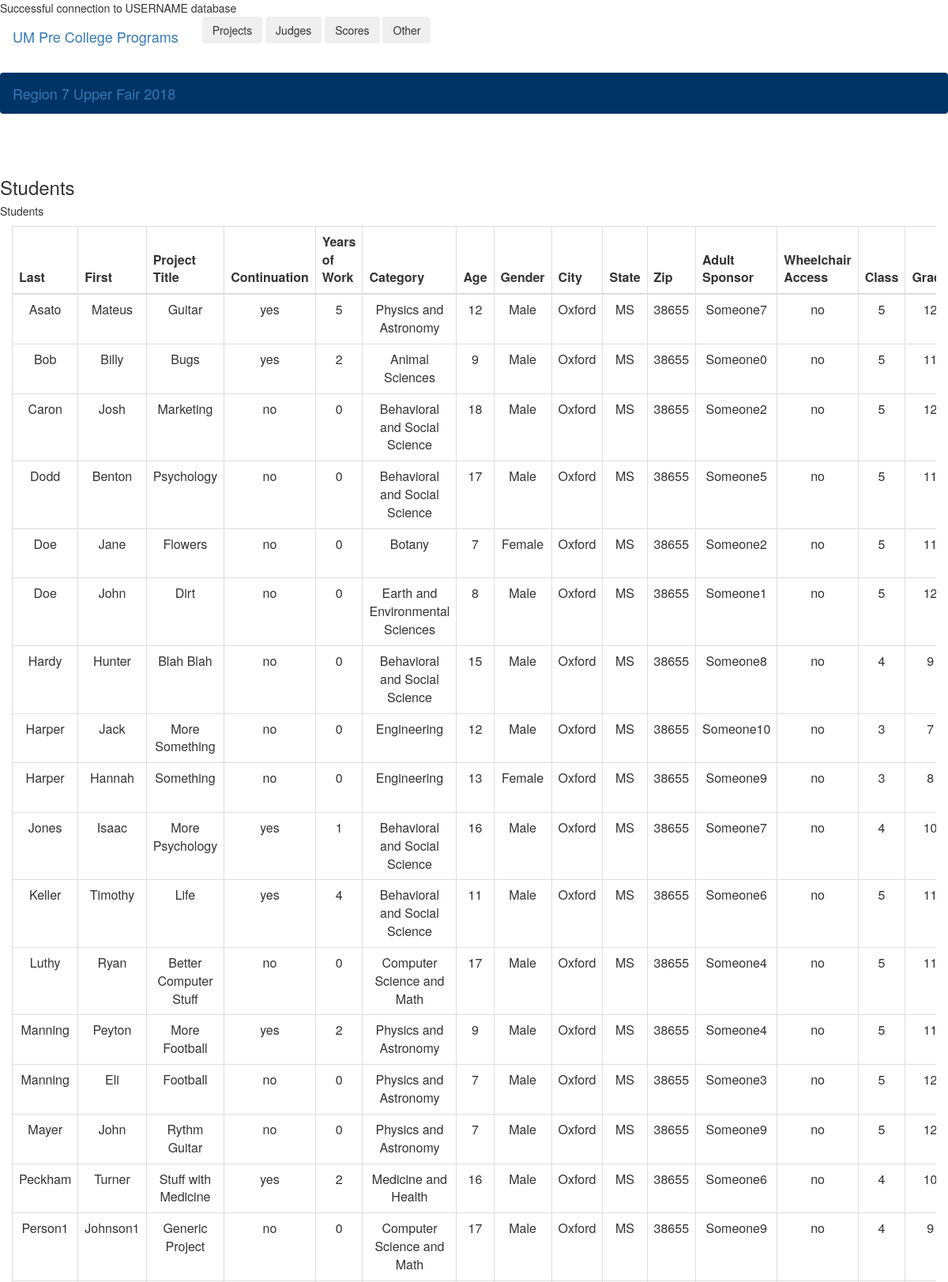
Screenshot of /CRUDsp/readProjectsName.php?id=1 (upper part) with the database file from the repository.
### tables this page shows
CREATE TABLE Registration (
    RegistrationID int NOT NULL AUTO_INCREMENT,
    LName varchar(50) NOT NULL,
    FName varchar(50) NOT NULL,
    ProjTitle varchar(255) NOT NULL,
    Continuation varchar(3) NOT NULL,
    NumYears int NOT NULL,
    Age int NOT NULL,
    Gender varchar(10) NOT NULL,
    City varchar(45) NOT NULL,
    State varchar(2) NOT NULL,
    Zip int NOT NULL,
    AdultSponsor varchar(100) NOT NULL,
    WheelchairAccess varchar(3) NULL,
    FKFairID int NOT NULL,
    FKSchoolID int NOT NULL,
    FKCategoryID int NOT NULL,
    FKClassID int NOT NULL,
    Score1 int NULL,
    Score2 int NULL,
    Total decimal(4,1) NULL,
    ZScore1 decimal(10,8) NULL,
    ZScore2 decimal(10,8) NULL,
    AverageZ decimal(10,8) NULL,
    Rank int NULL,
    CONSTRAINT Registration_pk PRIMARY KEY (RegistrationID)
);

CREATE TABLE Category (
    CategoryID int NOT NULL,
    Description varchar(120) NOT NULL,
    CONSTRAINT Category_pk PRIMARY KEY (CategoryID)
);

CREATE TABLE Class (
    ClassID int NOT NULL AUTO_INCREMENT,
    Class int NOT NULL,
    Grade int NOT NULL,
    CONSTRAINT Class_pk PRIMARY KEY (ClassID)
);

### CRUDsp/readProjectsName.php (the view, shortened to what this page needs)
<DOCTYPE! html>
<html lang="en">
<?php
	require_once("included_functions.php");
	$mysqli = db_connection();
	if (isset($_GET['id']) && $_GET['id'] != "") {
		$ID = $_GET['id'];
		$query1 = "Select * from Fair where FairID = ".$ID;
		$result = $mysqli->query($query1);
		if ($result && $result->num_rows > 0) {
			$query = "Select distinct FKRegistrationID from TeamMembers";
			$result = $mysqli->query($query);
			$tmArray = array();
			if ($result) {
				while ($row = $result->fetch_assoc()) {
					array_push($tmArray, $row['FKRegistrationID']);
				}
				$query = "Select RegistrationID, LName, FName, ProjTitle, Continuation, NumYears as `Years of Work`, Category.Description as `Category`, Age, Gender, Registration.City as `RCity`, State, Zip, AdultSponsor, WheelchairAccess, Class, Grade, SName, KeyTeacher, School.City as `SCity`, Type from ";
				$query .= "Fair inner join Registration on FairID = FKFairID ";
				$query .= "inner join Class on FKClassID = ClassID ";
				$query .= "inner join School on FKSchoolID = SchoolID ";
				$query .= "inner join Category on FKCategoryID = CategoryID ";
				$query .= "where FairID = ".$ID;
				$query .= " order by LName";
				$result = $mysqli->query($query);
				if ($result && $result->num_rows > 0) {
					echo "<div class='container-fluid'>";
					echo "<br><br>";
					echo "<div class='row justify-content-center'";
					echo "<head>";
					echo "<h3 class='d-none d-md-block'>Students</h3>";
        			echo "<h5 class='d-md-none'>Students</h5>";
					echo "</head>";
					echo "</div>";
					echo "<div class='table-responsive'>";
					echo "<table class='table table-bordered table-hover'>";
					echo "<thead class='thead-dark text-center'>";
					echo "<tr>";
					echo "<th scope='col'>Last</th>";
					echo "<th scope='col'>First</th>";
					echo "<th scope='col'>Project Title</th>";
					echo "<th scope='col'>Continuation</th>";
					echo "<th scope='col'>Years of Work</th>";
					echo "<th scope='col'>Category</th>";
					echo "<th scope='col'>Age</th>";
					echo "<th scope='col'>Gender</th>";
					echo "<th scope='col'>City</th>";
					echo "<th scope='col'>State</th>";
					echo "<th scope='col'>Zip</th>";
					echo "<th scope='col'>Adult Sponsor</th>";
					echo "<th scope='col'>Wheelchair Access</th>";
					echo "<th scope='col'>Class</th>";
					echo "<th scope='col'>Grade</th>";
					echo "</tr>";
					echo "</thead>";
					echo "<tbody>";
					while ($row = $result->fetch_assoc()) {
						if (!(in_array($row['RegistrationID'], $tmArray))) {
							echo "<tr>";
							echo "<td class='text-center'>".$row['LName']."</td>";
							echo "<td class='text-center'>".$row['FName']."</td>";
							echo "<td class='text-center'>".$row['ProjTitle']."</td>";
							echo "<td class='text-center'>".$row['Continuation']."</td>";
							echo "<td class='text-center'>".$row['Years of Work']."</td>";
							echo "<td class='text-center'>".$row['Category']."</td>";
							echo "<td class='text-center'>".$row['Age']."</td>";
							echo "<td class='text-center'>".$row['Gender']."</td>";
							echo "<td class='text-center'>".$row['RCity']."</td>";
							echo "<td class='text-center'>".$row['State']."</td>";
							echo "<td class='text-center'>".$row['Zip']."</td>";
							echo "<td class='text-center'>".$row['AdultSponsor']."</td>";
							echo "<td class='text-center'>".$row['WheelchairAccess']."</td>";
							echo "<td class='text-center'>".$row['Class']."</td>";
							echo "<td class='text-center'>".$row['Grade']."</td>";
							echo "</tr>";
						}
					}
					echo "</tbody>";
					echo "</table>";
					echo "</div>";
					echo "<br /><br />";
					echo "</head>";
					echo "</div>";
				} else {
					$_SESSION["message"] = "Unable to view Students";
           			header("Location: FairHome.php?id=".$ID);
           			exit;
				}
			}
			echo "<br /><br />";
			echo "<br /><br /><br /><br /><br /><br />";
		} else {
			$_SESSION["message"] = "Error! Fair could not be found.";
            header("Location: SFindex.php");
            exit;
		}
	} else {
		$_SESSION["message"] = "Error! Variables not set";
        header("Location: SFindex.php");
        exit;
	}
 ?>
 </html>

### rows the page displays
registration: LName "Asato", FName "Mateus", ProjTitle "Guitar", Continuation "yes", NumYears "5", FKCategoryID.Description "Physics and Astronomy", Age "12", Gender "Male", City "Oxford", State "MS", Zip "38655", AdultSponsor "Someone7", WheelchairAccess "no", FKClassID.Class "5", FKClassID.Grade "12"
registration: LName "Bob", FName "Billy", ProjTitle "Bugs", Continuation "yes", NumYears "2", FKCategoryID.Description "Animal Sciences", Age "9", Gender "Male", City "Oxford", State "MS", Zip "38655", AdultSponsor "Someone0", WheelchairAccess "no", FKClassID.Class "5", FKClassID.Grade "11"
registration: LName "Caron", FName "Josh", ProjTitle "Marketing", Continuation "no", NumYears "0", FKCategoryID.Description "Behavioral and Social Science", Age "18", Gender "Male", City "Oxford", State "MS", Zip "38655", AdultSponsor "Someone2", WheelchairAccess "no", FKClassID.Class "5", FKClassID.Grade "12"
registration: LName "Dodd", FName "Benton", ProjTitle "Psychology", Continuation "no", NumYears "0", FKCategoryID.Description "Behavioral and Social Science", Age "17", Gender "Male", City "Oxford", State "MS", Zip "38655", AdultSponsor "Someone5", WheelchairAccess "no", FKClassID.Class "5", FKClassID.Grade "11"
registration: LName "Doe", FName "Jane", ProjTitle "Flowers", Continuation "no", NumYears "0", FKCategoryID.Description "Botany", Age "7", Gender "Female", City "Oxford", State "MS", Zip "38655", AdultSponsor "Someone2", WheelchairAccess "no", FKClassID.Class "5", FKClassID.Grade "11"
registration: LName "Doe", FName "John", ProjTitle "Dirt", Continuation "no", NumYears "0", FKCategoryID.Description "Earth and Environmental Sciences", Age "8", Gender "Male", City "Oxford", State "MS", Zip "38655", AdultSponsor "Someone1", WheelchairAccess "no", FKClassID.Class "5", FKClassID.Grade "12"
registration: LName "Hardy", FName "Hunter", ProjTitle "Blah Blah", Continuation "no", NumYears "0", FKCategoryID.Description "Behavioral and Social Science", Age "15", Gender "Male", City "Oxford", State "MS", Zip "38655", AdultSponsor "Someone8", WheelchairAccess "no", FKClassID.Class "4", FKClassID.Grade "9"
registration: LName "Harper", FName "Jack", ProjTitle "More Something", Continuation "no", NumYears "0", FKCategoryID.Description "Engineering", Age "12", Gender "Male", City "Oxford", State "MS", Zip "38655", AdultSponsor "Someone10", WheelchairAccess "no", FKClassID.Class "3", FKClassID.Grade "7"
registration: LName "Harper", FName "Hannah", ProjTitle "Something", Continuation "no", NumYears "0", FKCategoryID.Description "Engineering", Age "13", Gender "Female", City "Oxford", State "MS", Zip "38655", AdultSponsor "Someone9", WheelchairAccess "no", FKClassID.Class "3", FKClassID.Grade "8"
registration: LName "Jones", FName "Isaac", ProjTitle "More Psychology", Continuation "yes", NumYears "1", FKCategoryID.Description "Behavioral and Social Science", Age "16", Gender "Male", City "Oxford", State "MS", Zip "38655", AdultSponsor "Someone7", WheelchairAccess "no", FKClassID.Class "4", FKClassID.Grade "10"
registration: LName "Keller", FName "Timothy", ProjTitle "Life", Continuation "yes", NumYears "4", FKCategoryID.Description "Behavioral and Social Science", Age "11", Gender "Male", City "Oxford", State "MS", Zip "38655", AdultSponsor "Someone6", WheelchairAccess "no", FKClassID.Class "5", FKClassID.Grade "11"
registration: LName "Luthy", FName "Ryan", ProjTitle "Better Computer Stuff", Continuation "no", NumYears "0", FKCategoryID.Description "Computer Science and Math", Age "17", Gender "Male", City "Oxford", State "MS", Zip "38655", AdultSponsor "Someone4", WheelchairAccess "no", FKClassID.Class "5", FKClassID.Grade "11"
registration: LName "Manning", FName "Peyton", ProjTitle "More Football", Continuation "yes", NumYears "2", FKCategoryID.Description "Physics and Astronomy", Age "9", Gender "Male", City "Oxford", State "MS", Zip "38655", AdultSponsor "Someone4", WheelchairAccess "no", FKClassID.Class "5", FKClassID.Grade "11"
registration: LName "Manning", FName "Eli", ProjTitle "Football", Continuation "no", NumYears "0", FKCategoryID.Description "Physics and Astronomy", Age "7", Gender "Male", City "Oxford", State "MS", Zip "38655", AdultSponsor "Someone3", WheelchairAccess "no", FKClassID.Class "5", FKClassID.Grade "12"
registration: LName "Mayer", FName "John", ProjTitle "Rythm Guitar", Continuation "no", NumYears "0", FKCategoryID.Description "Physics and Astronomy", Age "7", Gender "Male", City "Oxford", State "MS", Zip "38655", AdultSponsor "Someone9", WheelchairAccess "no", FKClassID.Class "5", FKClassID.Grade "12"
registration: LName "Peckham", FName "Turner", ProjTitle "Stuff with Medicine", Continuation "yes", NumYears "2", FKCategoryID.Description "Medicine and Health", Age "16", Gender "Male", City "Oxford", State "MS", Zip "38655", AdultSponsor "Someone6", WheelchairAccess "no", FKClassID.Class "4", FKClassID.Grade "10"
registration: LName "Person1", FName "Johnson1", ProjTitle "Generic Project", Continuation "no", NumYears "0", FKCategoryID.Description "Computer Science and Math", Age "17", Gender "Male", City "Oxford", State "MS", Zip "38655", AdultSponsor "Someone9", WheelchairAccess "no", FKClassID.Class "4", FKClassID.Grade "9"

### other values shown
USERNAME "USERNAME"
$name "Region 7 Upper Fair 2018"
